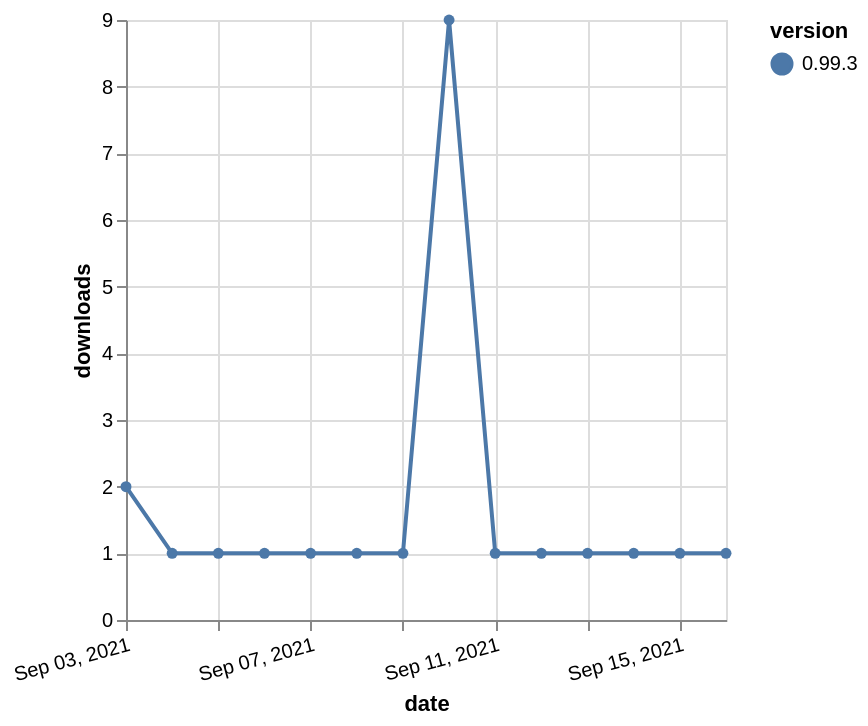

Vega-Lite specification stored for this chart:
### Vega-Lite specification from a JSON file in a GitHub repository (floating-point values rounded to 4 significant figures)
{"$schema": "https://vega.github.io/schema/vega-lite/v5.json", "description": "A simple bar chart with embedded data.", "data": {"values": [{"date": "2021-09-03", "total": 485, "delta": 2, "version": "0.99.3"}, {"date": "2021-09-04", "total": 486, "delta": 1, "version": "0.99.3"}, {"date": "2021-09-05", "total": 487, "delta": 1, "version": "0.99.3"}, {"date": "2021-09-06", "total": 488, "delta": 1, "version": "0.99.3"}, {"date": "2021-09-07", "total": 489, "delta": 1, "version": "0.99.3"}, {"date": "2021-09-08", "total": 490, "delta": 1, "version": "0.99.3"}, {"date": "2021-09-09", "total": 491, "delta": 1, "version": "0.99.3"}, {"date": "2021-09-10", "total": 500, "delta": 9, "version": "0.99.3"}, {"date": "2021-09-11", "total": 501, "delta": 1, "version": "0.99.3"}, {"date": "2021-09-12", "total": 502, "delta": 1, "version": "0.99.3"}, {"date": "2021-09-13", "total": 503, "delta": 1, "version": "0.99.3"}, {"date": "2021-09-14", "total": 504, "delta": 1, "version": "0.99.3"}, {"date": "2021-09-15", "total": 505, "delta": 1, "version": "0.99.3"}, {"date": "2021-09-16", "total": 506, "delta": 1, "version": "0.99.3"}]}, "width": "container", "mark": {"type": "line", "point": {"filled": true}}, "encoding": {"x": {"field": "date", "type": "temporal", "timeUnit": "yearmonthdate", "title": "date", "axis": {"labelAngle": -15}}, "y": {"field": "delta", "type": "quantitative", "title": "downloads"}, "color": {"field": "version", "type": "nominal"}, "tooltip": {"field": "delta"}}}
